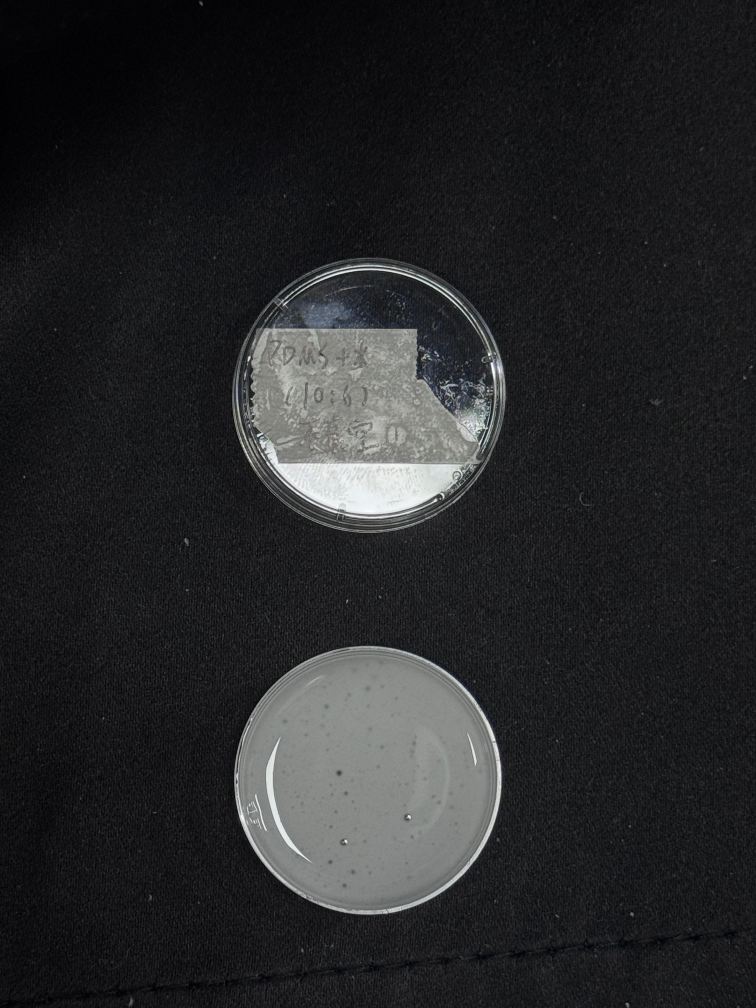
#> input picture buble.jpg, 3024 x 4032 px (shown at 1/4 size)
$ python test.py
#> lines starting #> are read from the running program, lines starting #| are printed output that depends on the picture; after the words box and inside, x2 and y2 are one past the last pixel; in counts of white or black regions, pixels touching at a corner belong together
#> in process_bubble_image_robust, img is the input picture: shape (4032, 3024, 3); mean B, G, R 40.6, 39.1, 38.5
import cv2
import io
import numpy as np
from pathlib import Path
from PIL import Image
from openpyxl import Workbook, load_workbook
from openpyxl.utils.cell import coordinate_to_tuple


def _detect_bubbles_on_array(img_bgr, output_path=None):
#> called with output_path = 'result.jpg'
    if img_bgr is None:
        return 0, None

    # 统一缩放到可控尺寸，后续阈值和面积参数更稳定。
    img = cv2.resize(img_bgr, None, fx=0.25, fy=0.25)
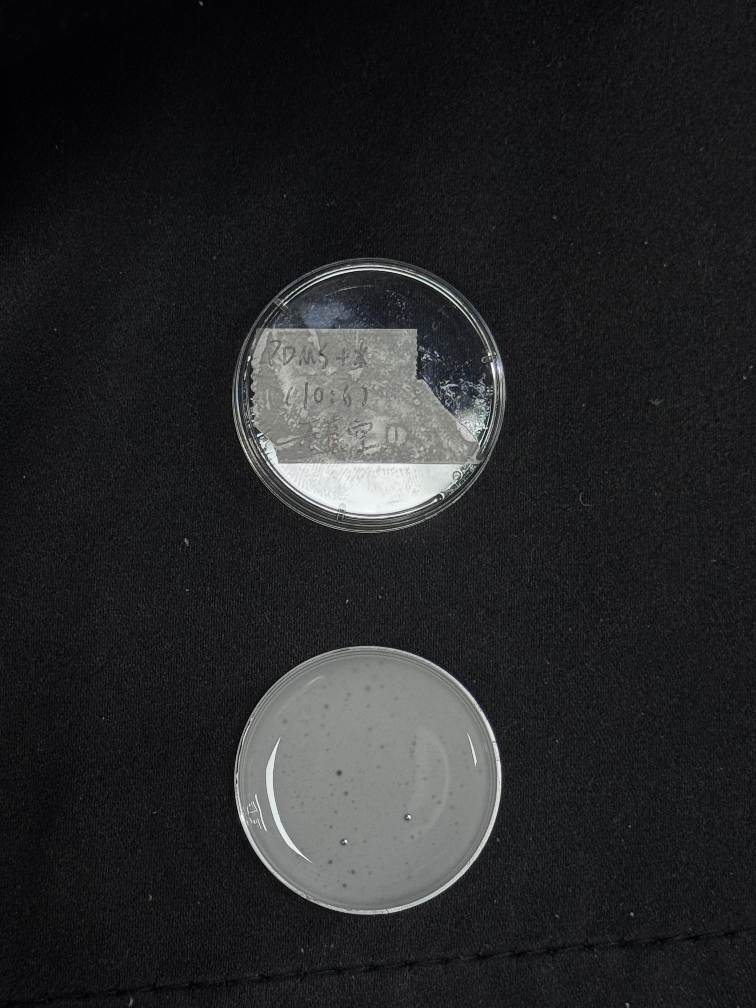
#> img: shape (1008, 756, 3); mean B, G, R 40.7, 39.3, 38.6
    img_result = img.copy()
    gray = cv2.cvtColor(img, cv2.COLOR_BGR2GRAY)
    h, w = gray.shape
#> h = 1008; w = 756

    # 1) 自动找圆盘样本区域：选取靠下的候选圆，避免固定矩形 ROI 带来的偏差。
    blur_for_circle = cv2.GaussianBlur(gray, (9, 9), 2)
    circles = cv2.HoughCircles(
        blur_for_circle,
        cv2.HOUGH_GRADIENT,
        dp=1.2,
        minDist=max(40, h // 8),
        param1=120,
        param2=35,
        minRadius=max(40, int(min(h, w) * 0.10)),
        maxRadius=int(min(h, w) * 0.48),
    )
#> circles = [[367.8, 778.2, 133.7], [369, 394.2, 123.2]]

    if circles is None:
        return 0, img_result

    circles = np.round(circles[0]).astype(int)
#> circles = [[368, 778, 134], [369, 394, 123]]
    sample_circle = max(circles, key=lambda c: (c[1], c[2]))
#> sample_circle = [368, 778, 134]
    cx, cy, r = sample_circle.tolist()
#> cx = 368; cy = 778; r = 134

    mask = np.zeros_like(gray)
    cv2.circle(mask, (cx, cy), int(r * 0.92), 255, -1)
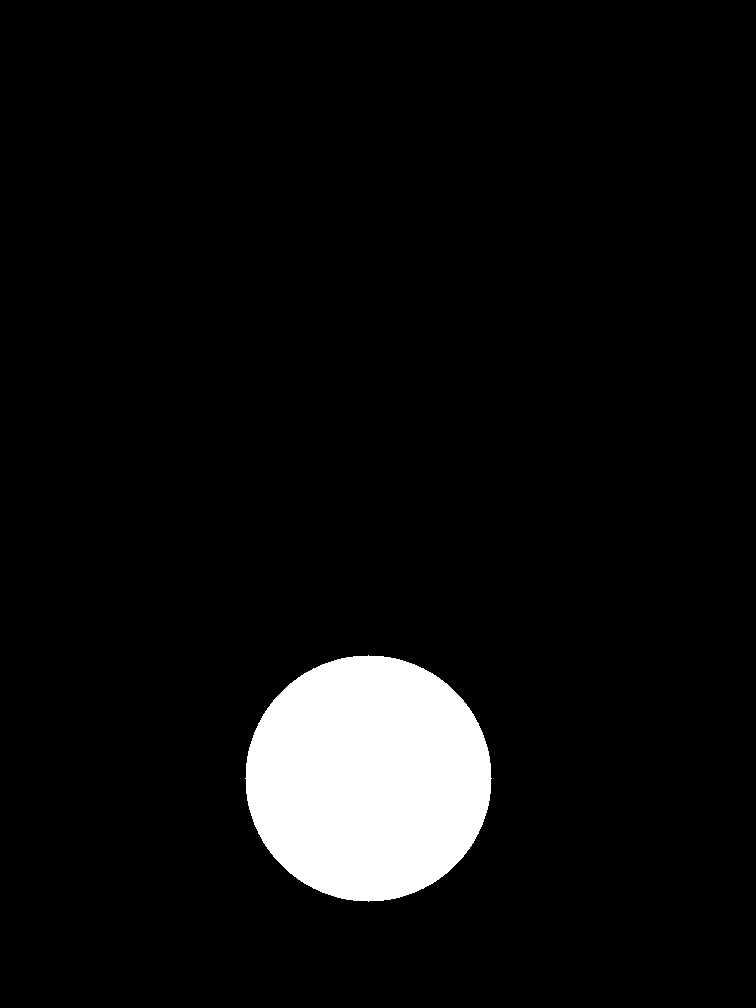
#> mask: shape (1008, 756); 6.2% white; 1 white region, box (x1, y1, x2, y2) and area: (245, 655, 492, 902) 47485

    # 2) 孔洞增强：CLAHE + 黑帽，突出“亮背景上的小暗孔”。
    clahe = cv2.createCLAHE(clipLimit=2.0, tileGridSize=(8, 8))
    gray_eq = clahe.apply(gray)
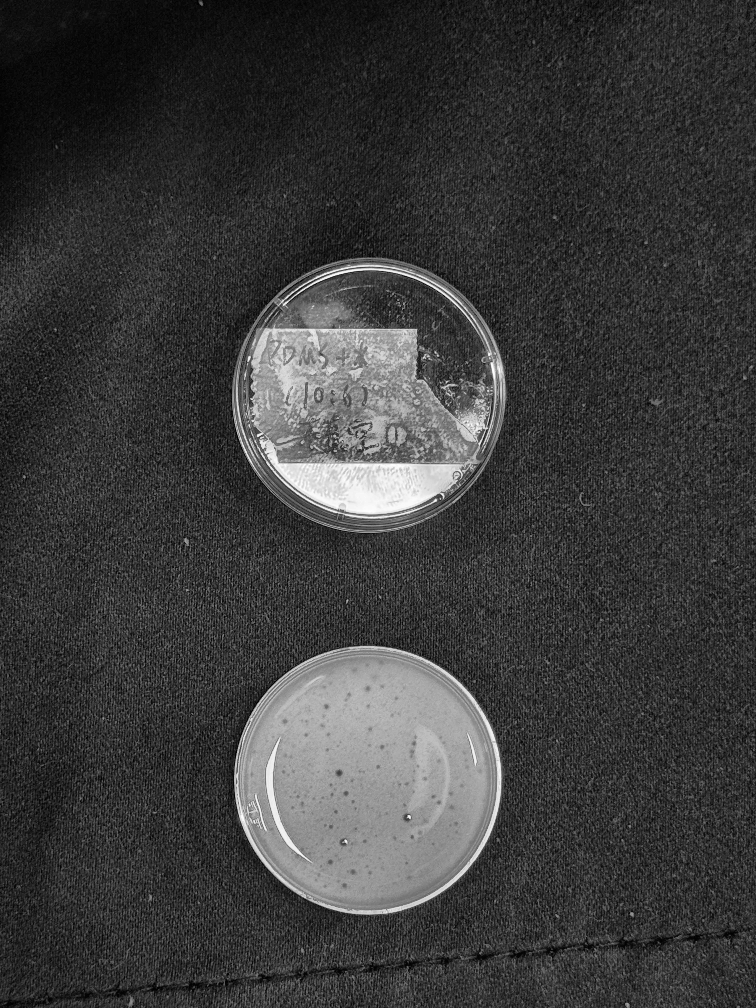
#> gray_eq: shape (1008, 756); min 1, max 255, mean 59.8
    blackhat_kernel = cv2.getStructuringElement(cv2.MORPH_ELLIPSE, (9, 9))
    bubble_enhanced = cv2.morphologyEx(gray_eq, cv2.MORPH_BLACKHAT, blackhat_kernel)
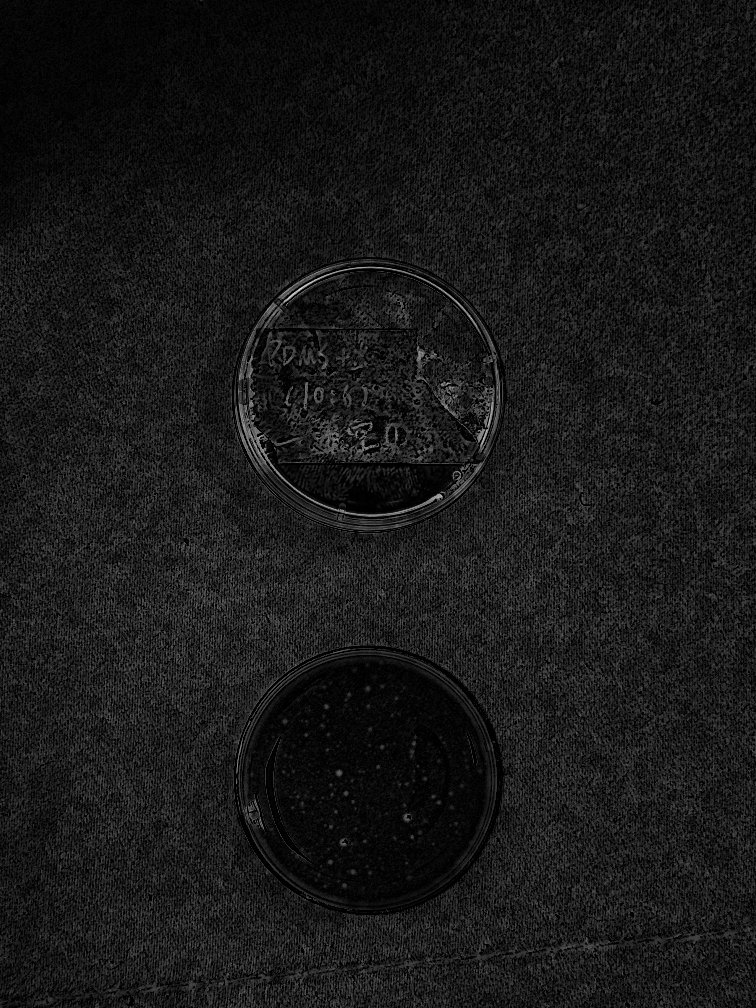
#> bubble_enhanced: shape (1008, 756); min 0, max 219, mean 24.6

    # 3) 仅在圆盘内阈值分割，并清理孤立噪点。
    bubble_enhanced = cv2.bitwise_and(bubble_enhanced, bubble_enhanced, mask=mask)
    binary = cv2.adaptiveThreshold(
        bubble_enhanced,
        255,
        cv2.ADAPTIVE_THRESH_GAUSSIAN_C,
        cv2.THRESH_BINARY,
        21,
        -2,
    )
#> binary: shape (1008, 756); 1.8% white in thin lines or dots, all inside (x1, y1, x2, y2) = (245, 656, 491, 902)
    binary = cv2.bitwise_and(binary, binary, mask=mask)

    clean_kernel = cv2.getStructuringElement(cv2.MORPH_ELLIPSE, (3, 3))
    binary_clean = cv2.morphologyEx(binary, cv2.MORPH_OPEN, clean_kernel)
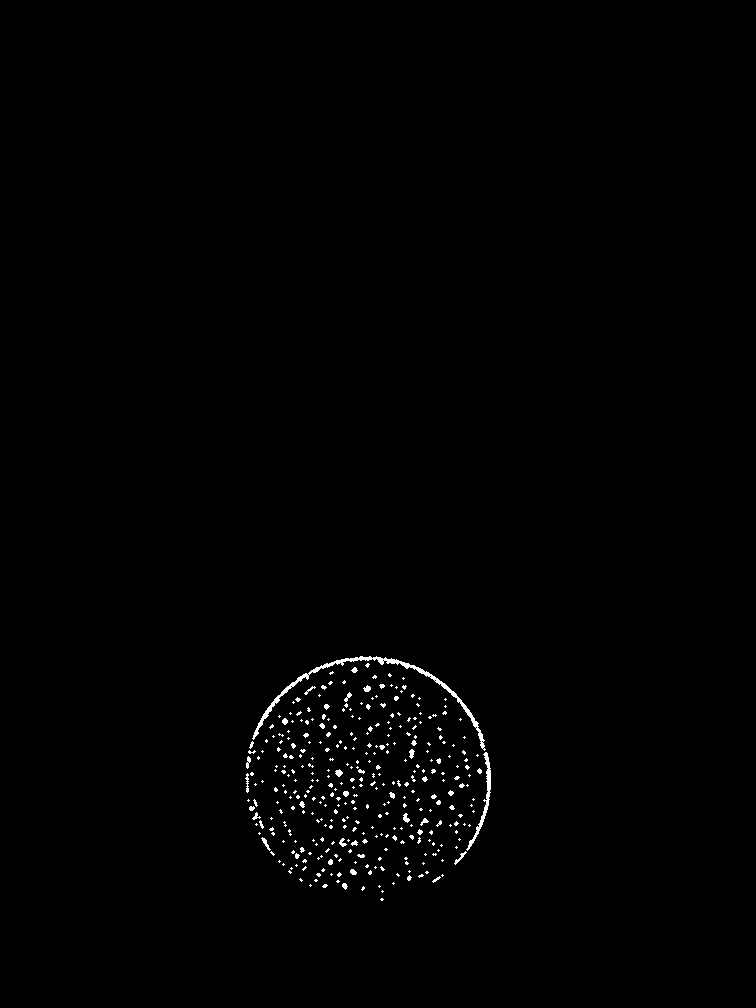
#> binary_clean: shape (1008, 756); 0.7% white in thin lines or dots, all inside (x1, y1, x2, y2) = (245, 656, 491, 901)

    # 4) 轮廓过滤：面积 + 圆度，剔除划痕/边缘碎片。
    contours, _ = cv2.findContours(binary_clean, cv2.RETR_EXTERNAL, cv2.CHAIN_APPROX_SIMPLE)
#> contours = 349 contours, 333 with area under 20; largest, box (x1, y1, x2, y2) and area: (252, 656, 486, 751) 880, (466, 752, 491, 851) 266, (335, 769, 343, 777) 30, (454, 851, 467, 865) 30, (261, 837, 271, 851) 30
    valid_bubbles = []

    min_area = max(3, int(r * r * 0.00003))
#> min_area = 3
    max_area = max(min_area + 1, int(r * r * 0.003))
#> max_area = 53
    inner_r2 = (r * 0.88) * (r * 0.88)
#> inner_r2 = 13905.1

    for c in contours:
        area = cv2.contourArea(c)
        if area < min_area or area > max_area:
            continue

        perimeter = cv2.arcLength(c, True)
        if perimeter <= 0:
            continue

        circularity = 4.0 * np.pi * area / (perimeter * perimeter)
        if circularity < 0.35:
            continue

        m = cv2.moments(c)
        if m["m00"] == 0:
            continue

        ccx = m["m10"] / m["m00"]
        ccy = m["m01"] / m["m00"]
        if (ccx - cx) * (ccx - cx) + (ccy - cy) * (ccy - cy) > inner_r2:
            continue

        valid_bubbles.append(c)
#> this loop made 349 passes
#> (area, perimeter, circularity, ccx, ccy) on pass 24: (22.5, 17.9, 0.882, 352.8, 871.6)
#> after the loop, valid_bubbles = 190 contours, 180 with area under 20; largest, box (x1, y1, x2, y2) and area: (335, 769, 343, 777) 30, (403, 813, 410, 823) 30, (409, 749, 415, 759) 26, (363, 685, 371, 692) 26, (339, 838, 347, 847) 25

    # 5) 可视化输出。
    cv2.circle(img_result, (cx, cy), r, (255, 0, 0), 2)
    cv2.drawContours(img_result, valid_bubbles, -1, (0, 255, 0), 1)
    cv2.putText(
        img_result,
        f"bubbles: {len(valid_bubbles)}",
        (20, 40),
        cv2.FONT_HERSHEY_SIMPLEX,
        1,
        (0, 255, 255),
        2,
        cv2.LINE_AA,
    )
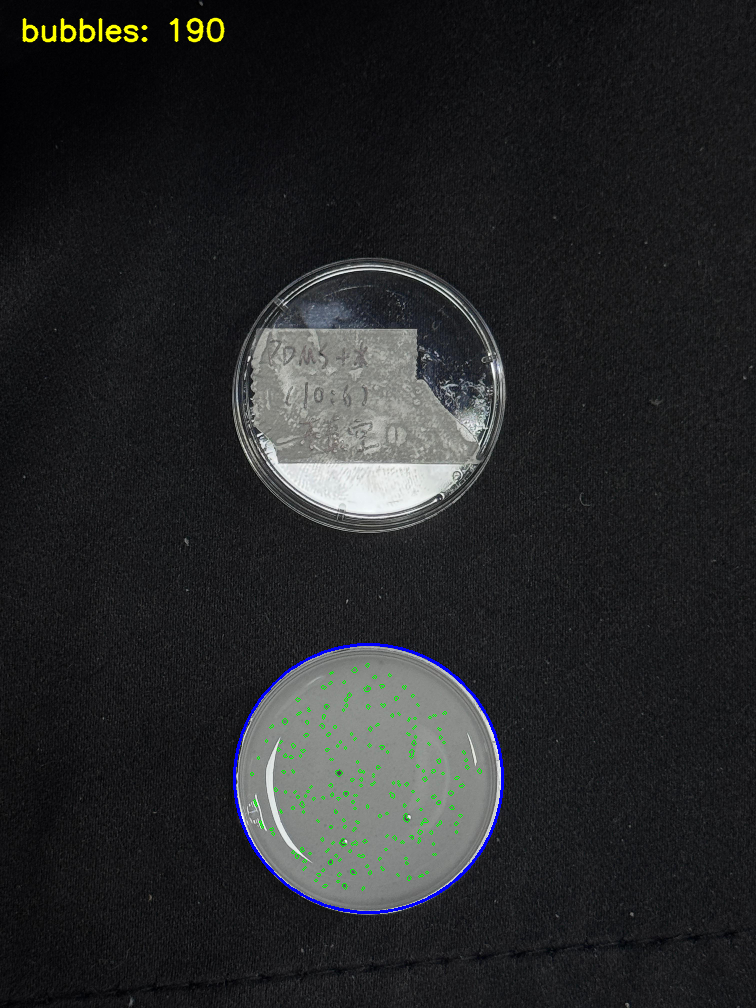
#> img_result: shape (1008, 756, 3); mean B, G, R 40.9, 39.7, 38.5

    if output_path:
        cv2.imwrite(str(output_path), img_result)

    return len(valid_bubbles), img_result


def process_bubble_image_robust(image_path, output_path="result.jpg"):
    img = cv2.imread(image_path)
    if img is None:
        print("图片读取失败")
        return 0, None
    return _detect_bubbles_on_array(img, output_path=output_path)


# [149 lines left out: functions _image_anchor_to_row_col, _openpyxl_image_to_bgr, _process_wps_images, process_excel_embedded_images, not called in this run]


if __name__ == "__main__":
    # 1) 单图模式（默认）
    # 2) Excel 批量模式：python test.py --excel input.xlsx --output counts.xlsx --debug-dir debug
    import argparse

    parser = argparse.ArgumentParser(description="多孔气泡识别：单图与 Excel 批量处理")
    parser.add_argument("--image", default="buble.jpg", help="单图模式输入图片路径")
    parser.add_argument("--result", default="result.jpg", help="单图模式结果图路径")
    parser.add_argument("--excel", default=None, help="Excel 输入路径（内嵌图片）")
    parser.add_argument("--output", default="bubble_counts.xlsx", help="Excel 输出路径")
    parser.add_argument("--debug-dir", default=None, help="批量模式下保存每张图检测可视化")
    args = parser.parse_args()

    if args.excel:
        process_excel_embedded_images(args.excel, args.output, args.debug_dir)
    else:
        count, result_img = process_bubble_image_robust(args.image, args.result)
#> count = 190
        print(f"检测到的有效气泡数: {count}")
#| 检测到的有效气泡数: 190
        if result_img is not None:
            print(f"已保存可视化结果到 {args.result}")
